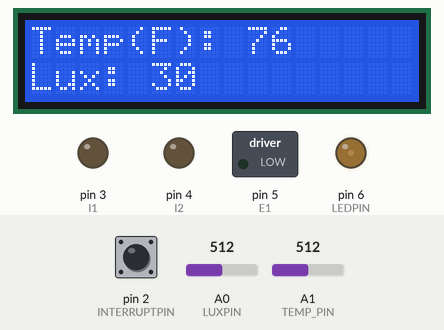
Recording of a sketch running on a simulated Arduino Uno, built with avr-gcc and run on an emulated ATmega328P. Shown: 16×2 character LCD, switched loads named in the sketch (green lamp = pin HIGH), output pins drawn as LEDs (lit = HIGH). Wiring (inferred from the names in the program): 24Cxx EEPROM at I2C address 0x50. Inputs (shaded band) come from the test bench; at power-on: A0 (LUXPIN) = 512, A1 (TEMP_PIN) = 512, pin 2 (INTERRUPTPIN) HIGH. EEPROM starts erased; what the sketch prints to the serial monitor is not drawn.

Above: at 1.7 s.
1.8 s: A0 (LUXPIN) set to 569
At 3.7 s:
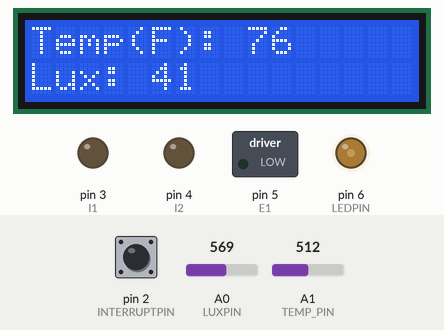
4.9 s: A0 (LUXPIN) set to 596
At 6.4 s:
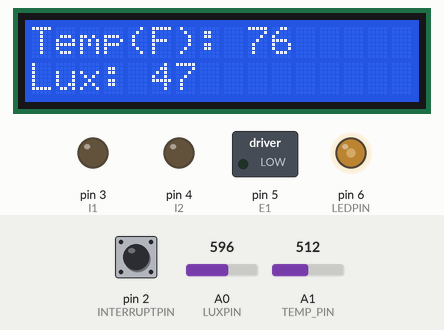
6.9 s: A0 (LUXPIN) set to 511
At 8.0 s:
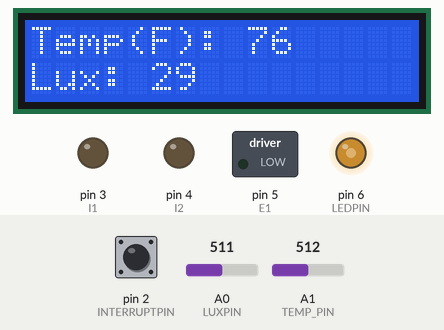
10.0 s: A1 (TEMP_PIN) set to 716
At 13.0 s:
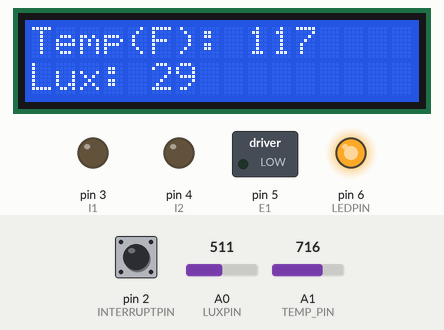
13.1 s: A1 (TEMP_PIN) set to 900
At 14.9 s:
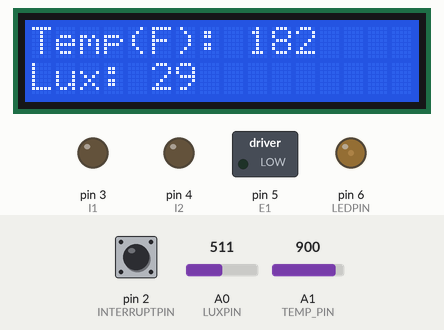
15.0 s: pin 2 (INTERRUPTPIN) pulled LOW for 0.65 s
Timing chart, 0 to 18.1 s (numbered marks = the images above; inputs shaded):
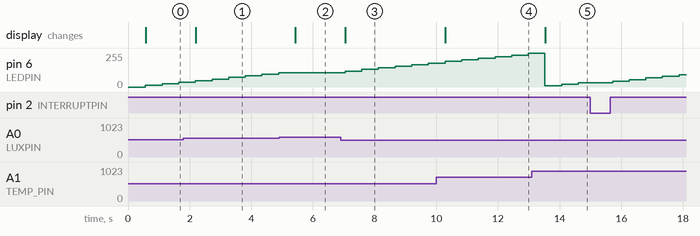

The sketch:

Lab8Task1.ino
```cpp
#include <dht11.h>
#include <ShiftedLCD.h>
#include <Wire.h>
#include <SPI.h>

#define LUXRSVAL 10000.0 // lux sensor resistance val
#define LUXPIN A0
#define TEMP_PIN A1 // thermistor sensor pin
#define DHT11PIN 7
#define V_IN 5.0
#define eeprom_address 0x50
#define E1 5 // Enable Pin for motor
#define I1 3 // Control pin 1 for motor
#define I2 4 // Control pin 2 for motor
#define INTERRUPTPIN 2 // Button-triggered interrupt pin
#define SSPIN 10
#define LEDPIN 6
#define LUX_CALC_SCALAR           12518931
#define LUX_CALC_EXPONENT         -1.405

dht11 DHT11;
bool dcMotorDir = 0; //0=CW, 1=CCW
LiquidCrystal lcd(SSPIN);
byte LEDlevel;
volatile int temperature;
volatile int luxlevel;
volatile int fancycle;
int MemAddress=0;

// Based on the work by David Williams
// https://www.allaboutcircuits.com/projects/design-a-luxmeter-using-a-light-dependent-resistor/
// The physical constants are not calibrated to this particular photoresistor
// but that is ignored for this calculation
int getLux() {
  int   ldrRawData;
  float resistorVoltage, ldrVoltage;
  float ldrResistance;
  float ldrLux;

  // Perform the analog to digital conversion
  ldrRawData = analogRead(LUXPIN);

  // RESISTOR VOLTAGE_CONVERSION
  // Convert the raw digital data back to the voltage that was measured on the analog pin
  resistorVoltage = (float)ldrRawData / 1023 * 5.0;

  // voltage across the LDR is the 5V supply minus the 5k resistor voltage
  ldrVoltage = 5 - resistorVoltage;

  // LDR_RESISTANCE_CONVERSION
  // resistance that the LDR would have for that voltage
  ldrResistance = ldrVoltage / resistorVoltage * LUXRSVAL;

  // LDR_LUX
  // Change the code below to the proper conversion from ldrResistance to
  // ldrLux
  ldrLux = LUX_CALC_SCALAR * pow(ldrResistance, LUX_CALC_EXPONENT);
  return (int) ldrLux;
}

int getTemp() {

  //  int chk = DHT11.read(DHT11PIN);
  //  double fahren = DHT11.temperature;
  //  switch (chk)
  //  {
  //    case DHTLIB_OK:
  //      Serial.println("OK");
  //      break;
  //    case DHTLIB_ERROR_CHECKSUM:
  //      Serial.println("Checksum error");
  //      break;
  //    case DHTLIB_ERROR_TIMEOUT:
  //      Serial.println("Time out error");
  //      break;
  //    default:
  //      Serial.println("Unknown error");
  //      break;
  //  }
  //  return fahren;

  // The DHT11 unit is non-functional, so temperature will be done through a thermistor

  // this is copied over from the getLux method, as everything but the final
  // calculation will be different
  int   ldrRawData;
  float resistorVoltage, ldrVoltage;
  float ldrResistance;
  float ldrLux;

  // Perform the analog to digital conversion
  ldrRawData = analogRead(TEMP_PIN);

  // RESISTOR VOLTAGE_CONVERSION
  // Convert the raw digital data back to the voltage that was measured on the analog pin
  resistorVoltage = (float)ldrRawData / 1023 * 5.0;

  // voltage across the LDR is the 5V supply minus the 5k resistor voltage
  ldrVoltage = 5 - resistorVoltage;

  // LDR_RESISTANCE_CONVERSION
  // resistance that the LDR would have for that voltage
  ldrResistance = ldrVoltage / resistorVoltage * LUXRSVAL;

  // This part was taken/based on
  // https://www.circuitbasics.com/arduino-thermistor-temperature-sensor-tutorial/
  // since he went through the trouble of calculating the constants for 10k @ 25C NTC thermistors
  float logR2, R2, T;
  float c1 = 1.009249522e-03, c2 = 2.378405444e-04, c3 = 2.019202697e-07;
  logR2 = log(ldrResistance);
  T = (1.0 / (c1 + c2 * logR2 + c3 * logR2 * logR2 * logR2));
  T = T - 273.15;
  T = (T * 9.0) / 5.0 + 32.0;
  return (int) T;
}


int getHumid() {
  //unfortunately, the DHT11 unit is non-functional, so this
  //function is not valid to use any longer.
  //  int chk = DHT11.read(DHT11PIN);
  //  switch (chk)
  //  {
  //    case DHTLIB_OK:
  //      Serial.println("OK");
  //      break;
  //    case DHTLIB_ERROR_CHECKSUM:
  //      Serial.println("Checksum error");
  //      break;
  //    case DHTLIB_ERROR_TIMEOUT:
  //      Serial.println("Time out error");
  //      break;
  //    default:
  //      Serial.println("Unknown error");
  //      break;
  //  }
  //  double humid = DHT11.humidity;
  //  return humid;

  //instead this will just be a 0 value
  return 0;
}

void isrfunc() {
  //to be completed
  Serial.println("Interrupt Called");
  Serial.print("Lux: ");
  Serial.println(luxlevel);
  Serial.print("Temperature: ");
  Serial.println(getTemp());
  Serial.print("Fan Duty Cycle: ");
  Serial.print(((fancycle / 255.0) * 100.0));
  Serial.println("%");
}

//Celsius to Fahrenheit conversion
double fTemp(double celsius)
{
  return 1.8 * celsius + 32;
}


void setDCspeed(byte value) {
  if (dcMotorDir == 0) {
    //clockwise
    analogWrite(E1, value); //writing the speed value
    digitalWrite(I1, LOW);
    digitalWrite(I2, HIGH);
    delay(500);
  }
  else {
    //counter-clockwise
    analogWrite(E1, value); //writing the speed value
    digitalWrite(I1, HIGH);
    digitalWrite(I2, LOW);
    delay(500);

  }
}

void writeData(unsigned int eaddress, byte data)
{
  Wire.beginTransmission(eeprom_address);
  // set the pointer position
  Wire.write((int)(eaddress >> 8));
  Wire.write((int)(eaddress & 0xFF));
  Wire.write(data);
  Wire.endTransmission();
  delay(10); // should be enough to complete the write cycle spec says 5 mS
}

// reads a byte of data from memory location eaddress
byte readData(unsigned int eaddress)
{
  byte result;
  Wire.beginTransmission(eeprom_address);
  // set the pointer position
  Wire.write((int)(eaddress >> 8));
  Wire.write((int)(eaddress & 0xFF));
  Wire.endTransmission();
  Wire.requestFrom(eeprom_address, 1); // get the byte of data
  result = Wire.read();
  return result;
}

void doTempWork() {
  temperature = getTemp();
  if (temperature < 70) {
    fancycle = 77; //30%
  } else if (temperature >= 70 && temperature < 80) {
    fancycle = 179; //70%
  } else if (temperature >= 80) {
    fancycle = 255; //100%
  }
  //setDCspeed(fancycle);
}

void doLuxWork() {
  luxlevel = getLux();
  if (luxlevel < 45) {
    LEDlevel += 12; //analogwrite has a 0-255 range, and 255/20 is 12.75, so 12 is approx 5%
  } else if (luxlevel > 55) {
    LEDlevel -= 12;
  }
  analogWrite(LEDPIN, LEDlevel);
}

void doLCDWork() {
  lcd.clear();
  lcd.setCursor(0, 0);
  lcd.print("Temp(F): ");
  lcd.print(temperature);
  lcd.setCursor(0, 1);
  lcd.print("Lux: ");
  lcd.print(luxlevel);
}

void doLogWork() {
  //These need to be cast to bytes in order to be written into the IIC memory easily
  //This should be fine, since the operating values of these would likely
  //not exceed the byte range
  byte tlog = (byte) temperature;
  byte llog = (byte) luxlevel;
  writeData(MemAddress, tlog);
  writeData(MemAddress+1,llog);
  writeData(MemAddress+2,fancycle);
  MemAddress+=3;

}

void readFromMem(){
  if(MemAddress !=0){
    Serial.println("Read from Memory");
    Serial.print("Temp: ");
    Serial.println(readData(MemAddress-3));
    Serial.print("Lux: ");
    Serial.println(readData(MemAddress-2));
    Serial.print("Fancycle: ");
    Serial.println(readData(MemAddress-1));

  }
}

//byte PWMValue = 0;
void setup() {
  // put your setup code here, to run once:
  Serial.begin(9600);
  Wire.begin();
  lcd.begin(16, 2);
  pinMode(INTERRUPTPIN, INPUT_PULLUP);
  pinMode(E1, OUTPUT);
  pinMode(I1, OUTPUT);
  pinMode(I2, OUTPUT);
  attachInterrupt(digitalPinToInterrupt(INTERRUPTPIN), isrfunc, LOW);
  Serial.println("Lab 8 Task 1");
  lcd.print("Lab 8 Task 1");
  delay(500);
  lcd.clear();
}

void loop() {
  doLuxWork();
  doTempWork();
  doLCDWork();
  doLogWork();
  delay(500);
  readFromMem();

}
```

Measured:
- after the input at 1.8 s, the display: changes after 0.39 s (image 1)
- after the input at 4.9 s, pin 6 (LEDPIN): stays 108/255 (without the input it goes to 120/255 after 0.53 s); the display: changes after 0.53 s (image 2)
- after the input at 6.9 s, pin 6 (LEDPIN): moves from 108/255 to 180/255 over 2.7 s, starting after 0.15 s; the display: changes after 0.15 s (image 3)
- after the input at 10.0 s, the display: changes after 0.29 s (image 4)
- after the input at 13.1 s, the display: changes after 0.43 s (image 5)
